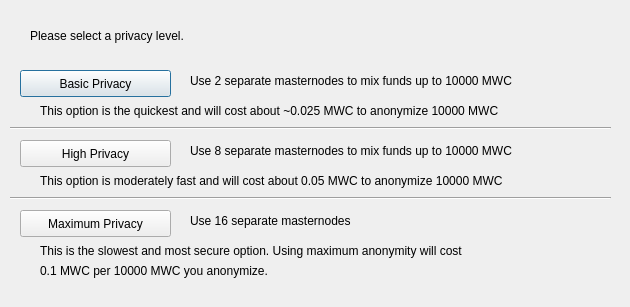
<?xml version="1.0" encoding="UTF-8"?>
<ui version="4.0">
 <class>ObfuscationConfig</class>
 <widget class="QDialog" name="ObfuscationConfig">
  <property name="geometry">
   <rect>
    <x>0</x>
    <y>0</y>
    <width>630</width>
    <height>307</height>
   </rect>
  </property>
  <property name="windowTitle">
   <string>Configure Obfuscation</string>
  </property>
  <widget class="QPushButton" name="buttonBasic">
   <property name="geometry">
    <rect>
     <x>20</x>
     <y>70</y>
     <width>151</width>
     <height>27</height>
    </rect>
   </property>
   <property name="text">
    <string>Basic Privacy</string>
   </property>
  </widget>
  <widget class="QPushButton" name="buttonHigh">
   <property name="geometry">
    <rect>
     <x>20</x>
     <y>140</y>
     <width>151</width>
     <height>27</height>
    </rect>
   </property>
   <property name="text">
    <string>High Privacy</string>
   </property>
  </widget>
  <widget class="QPushButton" name="buttonMax">
   <property name="geometry">
    <rect>
     <x>20</x>
     <y>210</y>
     <width>151</width>
     <height>27</height>
    </rect>
   </property>
   <property name="text">
    <string>Maximum Privacy</string>
   </property>
  </widget>
  <widget class="QLabel" name="label">
   <property name="geometry">
    <rect>
     <x>30</x>
     <y>20</y>
     <width>571</width>
     <height>31</height>
    </rect>
   </property>
   <property name="text">
    <string>Please select a privacy level.</string>
   </property>
  </widget>
  <widget class="QLabel" name="label_2">
   <property name="geometry">
    <rect>
     <x>190</x>
     <y>70</y>
     <width>421</width>
     <height>21</height>
    </rect>
   </property>
   <property name="text">
    <string>Use 2 separate masternodes to mix funds up to 10000 MWC</string>
   </property>
  </widget>
  <widget class="QLabel" name="label_3">
   <property name="geometry">
    <rect>
     <x>190</x>
     <y>140</y>
     <width>411</width>
     <height>21</height>
    </rect>
   </property>
   <property name="text">
    <string>Use 8 separate masternodes to mix funds up to 10000 MWC</string>
   </property>
  </widget>
  <widget class="QLabel" name="label_4">
   <property name="geometry">
    <rect>
     <x>190</x>
     <y>210</y>
     <width>421</width>
     <height>21</height>
    </rect>
   </property>
   <property name="text">
    <string>Use 16 separate masternodes</string>
   </property>
  </widget>
  <widget class="QLabel" name="label_6">
   <property name="geometry">
    <rect>
     <x>40</x>
     <y>100</y>
     <width>561</width>
     <height>21</height>
    </rect>
   </property>
   <property name="text">
    <string>This option is the quickest and will cost about ~0.025 MWC to anonymize 10000 MWC</string>
   </property>
  </widget>
  <widget class="QLabel" name="label_7">
   <property name="geometry">
    <rect>
     <x>40</x>
     <y>170</y>
     <width>561</width>
     <height>21</height>
    </rect>
   </property>
   <property name="text">
    <string>This option is moderately fast and will cost about 0.05 MWC to anonymize 10000 MWC</string>
   </property>
  </widget>
  <widget class="QLabel" name="label_8">
   <property name="geometry">
    <rect>
     <x>40</x>
     <y>240</y>
     <width>561</width>
     <height>21</height>
    </rect>
   </property>
   <property name="text">
    <string>This is the slowest and most secure option. Using maximum anonymity will cost</string>
   </property>
  </widget>
  <widget class="QLabel" name="label_9">
   <property name="geometry">
    <rect>
     <x>40</x>
     <y>260</y>
     <width>561</width>
     <height>21</height>
    </rect>
   </property>
   <property name="text">
    <string>0.1 MWC per 10000 MWC you anonymize.</string>
   </property>
  </widget>
  <widget class="Line" name="line">
   <property name="geometry">
    <rect>
     <x>10</x>
     <y>120</y>
     <width>601</width>
     <height>16</height>
    </rect>
   </property>
   <property name="orientation">
    <enum>Qt::Horizontal</enum>
   </property>
  </widget>
  <widget class="Line" name="line_2">
   <property name="geometry">
    <rect>
     <x>10</x>
     <y>190</y>
     <width>601</width>
     <height>16</height>
    </rect>
   </property>
   <property name="orientation">
    <enum>Qt::Horizontal</enum>
   </property>
  </widget>
 </widget>
 <resources/>
 <connections/>
</ui>
